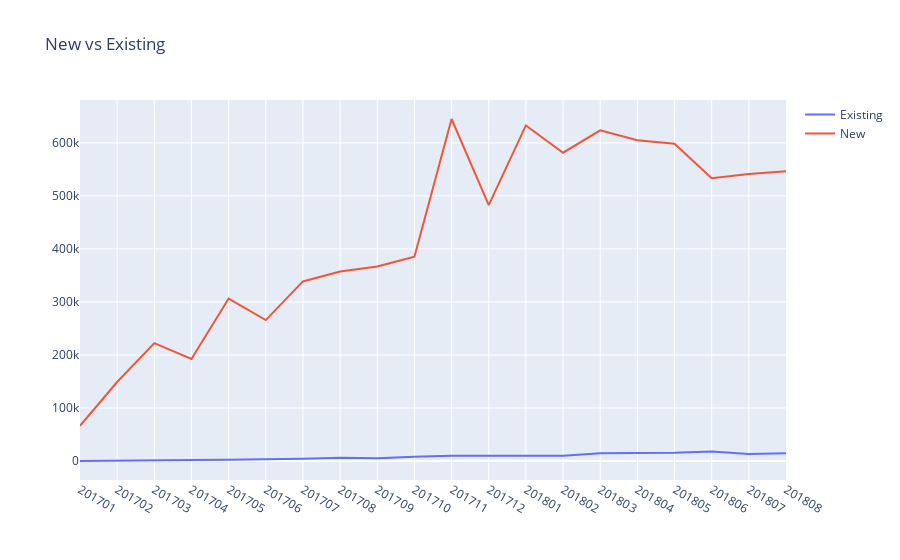

Notebook code for this chart:
### Code cell
#plot the distribution of revenue with respect to usertype 
scatter_data = [
    go.Scatter(
        x= x.loc[x['user_type'] == 'Existing']['Month'],
        y= x.loc[x['user_type'] == 'Existing']['Revenue'],
        name = 'Existing'
    ),
    go.Scatter(
        x= x.loc[x['user_type'] == 'New']['Month'],
        y= x.loc[x['user_type'] == 'New']['Revenue'],
        name = 'New'
    )
]

scatter_layout = go.Layout(
        xaxis={"type": "category"},
        title='New vs Existing'
    )
fig = go.Figure(data=scatter_data, layout=scatter_layout)
pyoff.iplot(fig)

### Figure 1 — Plotly figure (JSON) as saved in the notebook; plotly's stock layout.template omitted (floating-point values rounded to 4 significant figures)
{"data": [{"name": "Existing", "type": "scatter", "x": [201701, 201702, 201703, 201704, 201705, 201706, 201707, 201708, 201709, 201710, 201711, 201712, 201801, 201802, 201803, 201804, 201805, 201806, 201807, 201808], "y": [19.62, 170.8, 308.0, 1772.0, 2223.0, 2699.0, 4164.0, 5930.0, 5314.0, 8112.0, 10070.0, 10140.0, 10600.0, 9732.0, 14530.0, 15390.0, 15800.0, 18110.0, 13000.0, 14800.0]}, {"name": "New", "type": "scatter", "x": [201701, 201702, 201703, 201704, 201705, 201706, 201707, 201708, 201709, 201710, 201711, 201712, 201801, 201802, 201803, 201804, 201805, 201806, 201807, 201808], "y": [66240.0, 149000.0, 222300.0, 192400.0, 306400.0, 265800.0, 338700.0, 357300.0, 367000.0, 385300.0, 645000.0, 482700.0, 632900.0, 581500.0, 623600.0, 605000.0, 598400.0, 533400.0, 541300.0, 546300.0]}], "layout": {"title": {"text": "New vs Existing"}, "xaxis": {"type": "category"}}}
